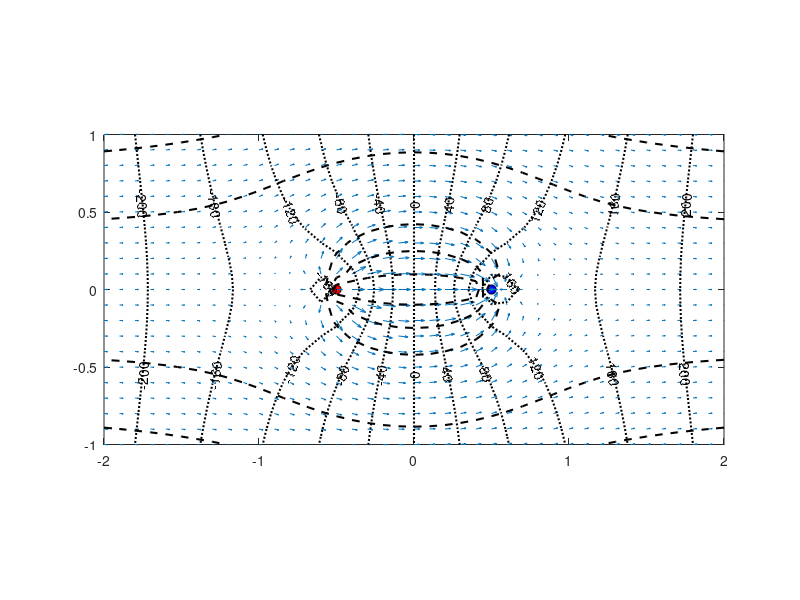

MATLAB code to generate this figure:
%% Chapter-4 Example-2:
% compute and visualizatoin  potential and stream lines
% flow of  sink + source + uniform

clc, clear

%% input

dx = 0.1;  % [m] x discretization
dy = 0.1;  % [m] y discretization

mSource = 30;  % source power
mSink = -30;   % sink power
mUniform = 100; % uniform flow speed

xBound = [-2 2]; % [m] x limitation
yBound = [-1 1]; % [m] y limitation

sourceCenter = [-0.5,0]; % [m] center of source
sinkCenter = [0.5,0];    % [m] center of sink

quiverScaleFactor = 0.9;  % quiver plot vector scale
phiContourLevelStep = 40; % contour line step for potential lines
psiContourLevelStep = 40; % contour line step for stream lines

%% process

x = xBound(1):dx:xBound(2);
y = yBound(1):dy:yBound(2);

[X,Y] = meshgrid(x,y);

singularPointIndex = logical(...
    (X == sourceCenter(1)).*(Y == sourceCenter(2))+...
    (X == sinkCenter(1)).*(Y == sinkCenter(2)));

[J,I] = find(singularPointIndex);

% Source
phiSource = (mSource/4*pi)*...
            log((X-sourceCenter(1)).^2+(Y-sourceCenter(2)).^2);
psiSource = (mSource/2*pi)*...
            atan2((Y-sourceCenter(2)),(X-sourceCenter(1)));

% Sink
phiSink = (mSink/4*pi)*...
          log((X-sinkCenter(1)).^2+(Y-sinkCenter(2)).^2);
psiSink = (mSink/2*pi)*...
          atan2(Y-sinkCenter(2),(X-sinkCenter(1)));

% Uniform flow
phiUnifrom = mUniform*X;
psiUniform = mUniform*Y;

phiTotal = phiSource + phiSink + phiUnifrom;
psiTotal = psiSource + psiSink + psiUniform;

for k = 1:numel(I)
    phiTotal(J(k),I(k)) = ...
        1.1*max([...
        phiTotal(J(k)-1,I(k)), phiTotal(J(k)+1,I(k)),...
        phiTotal(J(k),I(k)-1), phiTotal(J(k),I(k)+1)]);
end

[u,v] = gradient(phiTotal,dx,dy);

%% visualization
figure(1)
cla, hold on, box on

rectangle(...
    'Position',...
    [sourceCenter(1)-0.03,sourceCenter(2)-0.03,0.06,0.06],...
    'Curvature',[1,1],...
    'FaceColor','r')
rectangle(...
    'Position',...
    [sinkCenter(1)-0.03,sinkCenter(2)-0.03,0.06,0.06],...
    'Curvature',[1,1],...
    'FaceColor','b')

quiver(X,Y,u,v,...
    'AutoScaleFactor',quiverScaleFactor)

contour(X,Y,abs(psiTotal),...
    'LineStyle','--',...
    'LineWidth',1.5,...
    'LevelStep',psiContourLevelStep)

contour(X,Y,phiTotal,...
    'LineStyle',':',...
    'LineWidth',1.5,...
    'ShowText','on',...
    'LevelStep',phiContourLevelStep)
colormap([0 0 0; 0 0 0])
axis([xBound yBound])
axis equal